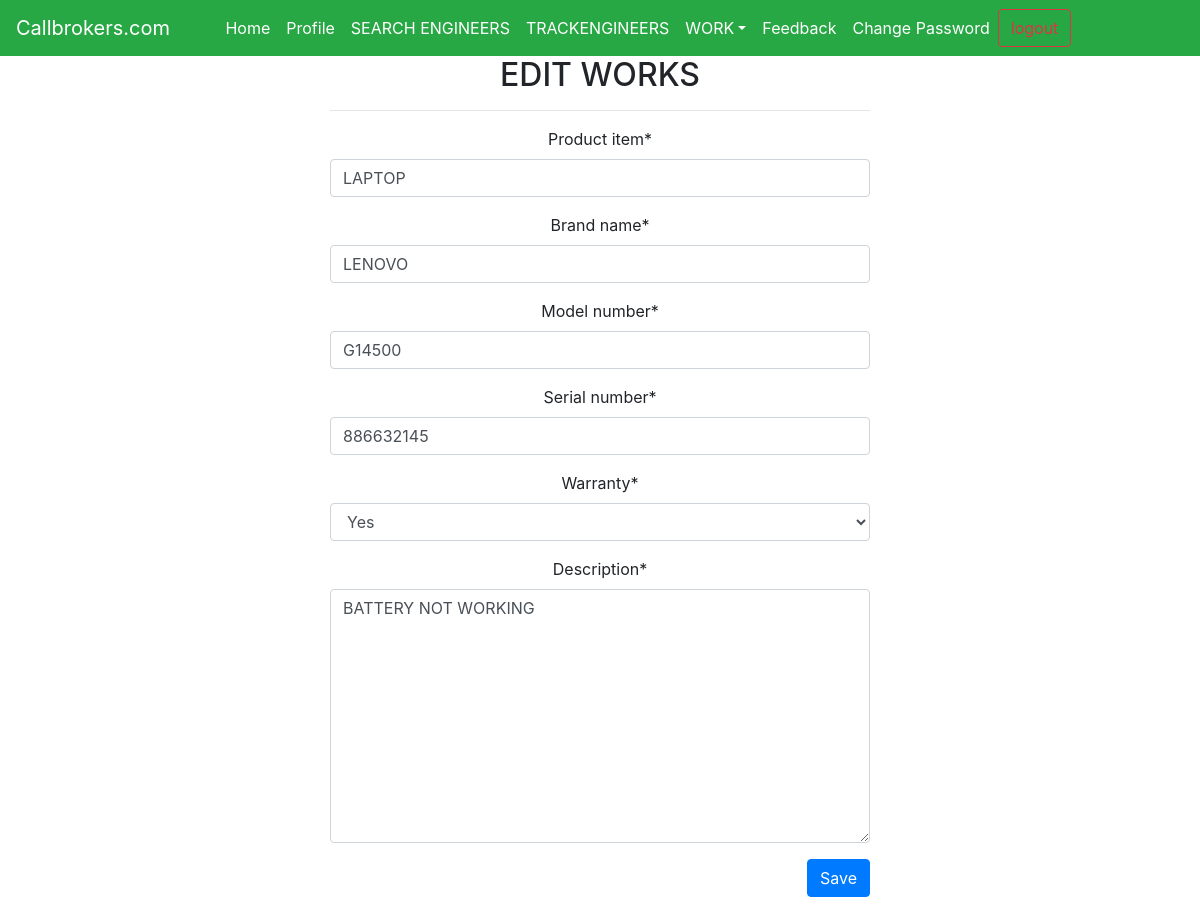
/customer/edit_work/1/, run on the app's committed database.
### customer/models.py (models this page shows, shortened)
class Work(models.Model):
    WARRANTY_TYPE = (
        (0, 'No'),
        (1, 'Yes'),
    )
    product_item = models.CharField(max_length=50)
    brand_name = models.CharField(max_length=50)
    model_number = models.CharField(max_length=50)
    serial_number = models.CharField(max_length=100)
    date = models.DateField(auto_now_add=True)
    warranty = models.IntegerField(choices=WARRANTY_TYPE, default=0)
    description = models.TextField(max_length=500)
    user = models.ForeignKey(User, on_delete=models.CASCADE, default=None)

### customer/views.py (the view, shortened to what this page needs)
# urls.py: path('edit_work/<int:work_id>/', edit_work, name='company_edit_work_detail'),
def edit_work(request,work_id):
    work = Work.objects.get(id=work_id)
    if request.method == 'GET':
        context = {}
        context['form'] = WorkForm(instance=work)
        return render(request,'customer/edit_work.html',context)

### customer/forms.py
class WorkForm(forms.ModelForm):
    class Meta:
        model = Work
        exclude = ('user',)

### customer/templates/customer/edit_work.html (shortened to what this page needs)
{% extends 'customer/shared/base.html' %}
{% load static %}
{% load crispy_forms_tags %}
{% block content %}
<div class="container">
    <div class="row">
        <div class="col-md-6 offset-3 text-center">
            <h2>EDIT WORKS</h2>
            <hr>
            <form method="post">
                {{form|crispy}}
                <div class="form-group text-right">
                    <button type="submit" class="btn btn-primary">Save</button>
                </div>
            </form>
        </div>
    </div>
</div>
{% endblock content %}

### data on the page
Work: product_item "LAPTOP", brand_name "LENOVO", model_number "G14500", serial_number "886632145", warranty "Yes", description "BATTERY NOT WORKING"
